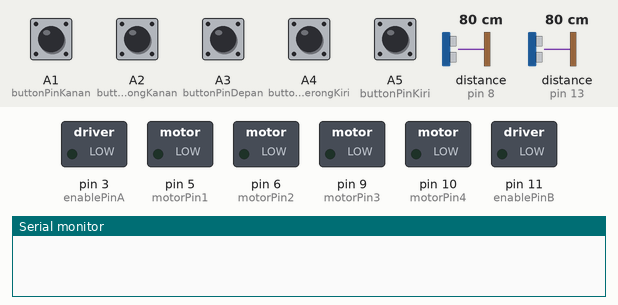
A sketch run on a simulated Arduino Uno, built with avr-gcc and run on an emulated ATmega328P. On the bench: switched loads named in the sketch (green lamp = pin HIGH), the last lines printed to the serial monitor. Wiring (inferred from the names in the program): 2 × ultrasonic range finder: trigger pin 7, echo pin 8 / trigger pin 12, echo pin 13. Dashed ring = blinking. Inputs (shaded band) come from the test bench; at power-on: A1 (buttonPinKanan), A2 (buttonPinSerongKanan), A3 (buttonPinDepan), A4 (buttonPinSerongKiri), A5 (buttonPinKiri) HIGH, distance to the obstacle (sensors on pin 13, pin 8) 80 cm. The echo pulse lasts 58.3 µs per cm; pins used as bus, display or sensor lines are not drawn.

Above: at 0.01 s.
At 1.2 s:
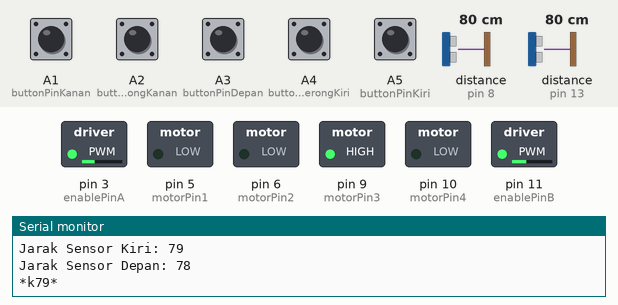
1.3 s: distance to the obstacle (sensor on pin 13) set to 12 cm
4.3 s: distance to the obstacle (sensor on pin 13) set to 9 cm
At 4.52 s:
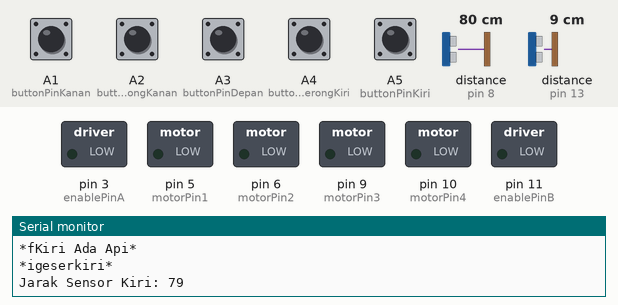
7.3 s: distance to the obstacle (sensor on pin 8) set to 12 cm
10.3 s: distance to the obstacle (sensor on pin 8) set to 9 cm
13.3 s: A3 (buttonPinDepan) pulled LOW for 0.15 s
16.4 s: A5 (buttonPinKiri) pulled LOW for 0.15 s
Timing chart, 0 to 20.5 s (numbered marks = the images above; inputs shaded):
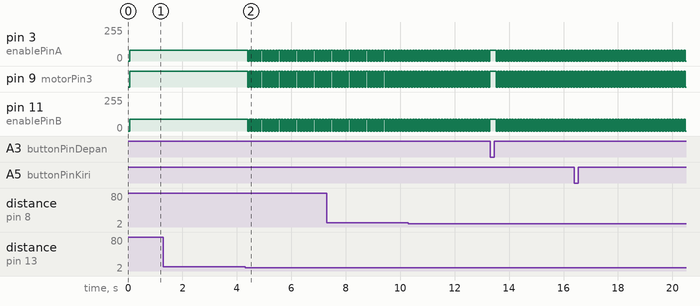

Measured:
- the behaviour switches between 11 and 10 cm on distance to the obstacle (sensor on pin 13) (found by bisection; images 1 and 2)
- after the input at 4.3 s, pin 3 (enablePinA): alternates 80/255 for 0.06 s and 0/255 for 0.05 s, starting after 0.11 s; pin 9 (motorPin3): alternates HIGH for 0.06 s and LOW for 0.05 s, starting after 0.11 s; pin 11 (enablePinB): alternates 90/255 for 0.06 s and 0/255 for 0.05 s, starting after 0.11 s

The sketch:

robot_pemadam_api.ino
```cpp
// Definisikan pin untuk motor
 int enablePinA = 3;
 int motorPin1 = 5;
 int motorPin2 = 6;
 int motorPin3 = 9;
 int motorPin4 = 10;
 int enablePinB = 11;
 int trigPinDepan = 12;
 int echoPinDepan = 13;
 int trigPinKiri = 7;
 int echoPinKiri = 8;

const int buttonPinKiri = A5;     // the number of the pushbutton pin
const int buttonPinSerongKiri = A4;
const int buttonPinDepan = A3;
const int buttonPinSerongKanan = A2;
const int buttonPinKanan = A1;

// variables will change:
int buttonStateKiri= 0;
int buttonStateSerongKiri= 0;
int buttonStateDepan= 0;
int buttonStateSerongKanan= 0;
int buttonStateKanan= 0;


long duration;
int distance;


void setup() {
  // Inisialisasi pin
  pinMode(motorPin1, OUTPUT);
  pinMode(motorPin2, OUTPUT);
  pinMode(motorPin3, OUTPUT);
  pinMode(motorPin4, OUTPUT);
  pinMode(enablePinA, OUTPUT);
  pinMode(enablePinB, OUTPUT);
  pinMode(trigPinDepan, OUTPUT);
  pinMode(echoPinDepan, INPUT);
  pinMode(trigPinKiri, OUTPUT);
  pinMode(echoPinKiri, INPUT);

  pinMode(buttonPinKiri, INPUT_PULLUP);
  pinMode(buttonPinSerongKiri, INPUT_PULLUP);
  pinMode(buttonPinDepan, INPUT_PULLUP);
  pinMode(buttonPinSerongKanan, INPUT_PULLUP);
  pinMode(buttonPinKanan, INPUT_PULLUP);

  Serial.begin(9600); // Untuk debugging
}

void loop() {

  buttonStateKiri = digitalRead(buttonPinKiri);
  buttonStateSerongKiri = digitalRead(buttonPinSerongKiri);
  buttonStateDepan = digitalRead(buttonPinDepan);
  buttonStateSerongKanan = digitalRead(buttonPinSerongKanan);
  buttonStateKanan = digitalRead(buttonPinKanan);

  // Menghitung jarak dengan sensor kiri
  long durationKiri, distanceKiri;

  // Mengatur trigPin kiri
  digitalWrite(trigPinKiri, LOW);
  delayMicroseconds(2);
  digitalWrite(trigPinKiri, HIGH);
  delayMicroseconds(10);
  digitalWrite(trigPinKiri, LOW);

  // Membaca echoPin kiri
  durationKiri = pulseIn(echoPinKiri, HIGH);
  distanceKiri = (durationKiri * 0.034) / 2; // Menghitung jarak dalam cm


     // Menghitung jarak dengan sensor Depan
  long durationDepan, distanceDepan;

  // Mengatur trigPin Depan
  digitalWrite(trigPinDepan, LOW);
  delayMicroseconds(2);
  digitalWrite(trigPinDepan, HIGH);
  delayMicroseconds(10);
  digitalWrite(trigPinDepan, LOW);

  // Membaca echoPin Depan
  durationDepan = pulseIn(echoPinDepan, HIGH);
  distanceDepan = (durationDepan * 0.034) / 2; // Menghitung jarak dalam cm


  // Mencetak jarak ke serial monitor
  Serial.println("*k" + String(distanceKiri) + "*");

  // Mencetak jarak ke serial monitor
  Serial.println("*d" + String(distanceDepan) + "*");


  // // Logika pengendalian motor
  if(distanceDepan<10 && buttonStateDepan == HIGH)

  {
   berhenti();


  }

  // else if (distanceKiri <10 && distanceDepan <= 10)
  // {

  //   geserkanan();

  // }
  // else if (distanceKiri >10 && distanceKiri <= 20)
  // {

  //   maju();

  // }
   else if (distanceKiri > 50)
    {


  }
  delay(50);


//sensor flame

  if (buttonStateKiri == HIGH)
  {
   Serial.println("*fKiri Ada Api*");
   geserkiri();
   delay(10);

  }


  else if (buttonStateSerongKiri == HIGH)
  {
    Serial.println("*fSerong Kiri Ada Api*");
    geserkiri();

    delay(10);
  }

  else if (buttonStateDepan == HIGH && buttonStateSerongKiri == HIGH)
  {
    Serial.println("*fDepan Ada Api*");
    maju();
    delay(10);


  }


  else if (buttonStateDepan == HIGH)
  {
    Serial.println("*fDepan Ada Api*");
    maju();
    delay(10);


  }

  else if (buttonStateDepan == HIGH && buttonStateSerongKiri == HIGH && buttonStateSerongKanan)
  {
    Serial.println("*fDepan Ada Api*");
    maju();
    delay(10);


  }


  else if (buttonStateSerongKanan == HIGH)
  {
    Serial.println("*fSerong Kanan Ada Api*");
    geserkanan();
    delay(10);
  }

  else if (buttonStateDepan == HIGH && buttonStateSerongKanan)
  {
    Serial.println("*fDepan Ada Api*");
    maju();
    delay(10);


  }


  else if (buttonStateKanan == HIGH)
  {
    Serial.println("*fKanan Ada Api*");
    geserkanan();
    delay(10);
  }

  else
  {
    Serial.println("*fTidak Ada Api*");
    belokkiri();
    delay(10);
  }


  // Debugging
  Serial.print("Jarak Sensor Kiri: ");
  Serial.println(distanceKiri);

    // Debugging
  Serial.print("Jarak Sensor Depan: ");
  Serial.println(distanceDepan);

}


// Fungsi untuk menggerakkan motor maju
void maju() {
  Serial.println("*imaju*");
  digitalWrite(motorPin1, HIGH); //lurus
  digitalWrite(motorPin2, LOW); //lurus
  digitalWrite(motorPin3, HIGH); //lurus
  digitalWrite(motorPin4, LOW);  //lurus
  analogWrite(enablePinA, 100); //lurus
  analogWrite(enablePinB, 100); //lurus

}

void majupelan() {
  Serial.println("*imajupelan*");
  digitalWrite(motorPin1, HIGH); //lurus
  digitalWrite(motorPin2, LOW); //lurus
  digitalWrite(motorPin3, HIGH); //lurus
  digitalWrite(motorPin4, LOW);  //lurus
  analogWrite(enablePinA, 150); //lurus
  analogWrite(enablePinB, 150); //lurus

}

void majutambahpelan() {
  Serial.println("*imajutambahpelan*");
  digitalWrite(motorPin1, HIGH); //lurus
  digitalWrite(motorPin2, LOW); //lurus
  digitalWrite(motorPin3, HIGH); //lurus
  digitalWrite(motorPin4, LOW);  //lurus
  analogWrite(enablePinA, 90); //lurus
  analogWrite(enablePinB, 90); //lurus

}


// Fungsi untuk bergeser ke kanan (maju)
void geserkanan() {
  Serial.println("*igeserkanan*");
  digitalWrite(motorPin1, HIGH);
  digitalWrite(motorPin2, LOW);
  digitalWrite(motorPin3, LOW);
  digitalWrite(motorPin4, LOW);
  analogWrite(enablePinA, 80);
  analogWrite(enablePinB, 90);
}


// Fungsi untuk bergeser ke kiri (maju)
void geserkiri() {
  Serial.println("*igeserkiri*");
  digitalWrite(motorPin1, LOW);
  digitalWrite(motorPin2, LOW);
  digitalWrite(motorPin3, HIGH);
  digitalWrite(motorPin4, LOW);
  analogWrite(enablePinA, 80);
  analogWrite(enablePinB, 90);
}

//Fungsi untuk belok ke kiri (maju)
void belokkiri() {
  Serial.println("*ibelokkiri*");
  digitalWrite(motorPin1, LOW);
  digitalWrite(motorPin2, HIGH);
  digitalWrite(motorPin3, HIGH);
  digitalWrite(motorPin4, LOW);
  analogWrite(enablePinA, 90);
  analogWrite(enablePinB, 90);
}

//Fungsi untuk belok ke kanan (maju)
void belokkanan() {
  Serial.println("*ibelokkanan*");
  digitalWrite(motorPin1, HIGH);
  digitalWrite(motorPin2, LOW);
  digitalWrite(motorPin3, LOW);
  digitalWrite(motorPin4, HIGH);
  analogWrite(enablePinA, 105);
  analogWrite(enablePinB, 220);
}

// Fungsi untuk berhenti
void berhenti() {
  Serial.println("*iberhenti*");
  digitalWrite(motorPin1, LOW);
  digitalWrite(motorPin2, LOW);
  digitalWrite(motorPin3, LOW);
  digitalWrite(motorPin4, LOW);
  analogWrite(enablePinA, 0);
  analogWrite(enablePinB, 0);

}

// Fungsi untuk mundur
void mundur() {
  Serial.println("*imundur*");
  digitalWrite(motorPin1, LOW);
  digitalWrite(motorPin2, HIGH);
  digitalWrite(motorPin3, LOW);
  digitalWrite(motorPin4, HIGH);
  analogWrite(enablePinA, 80);
  analogWrite(enablePinB, 120);

}

void kirimajupelan() {
  Serial.println("*ikirimajupelan*");
  digitalWrite(motorPin1, HIGH);
  digitalWrite(motorPin2, LOW);
  digitalWrite(motorPin3, LOW);
  digitalWrite(motorPin4, LOW);
  analogWrite(enablePinA, 80);
  analogWrite(enablePinB, 120);

}
```
